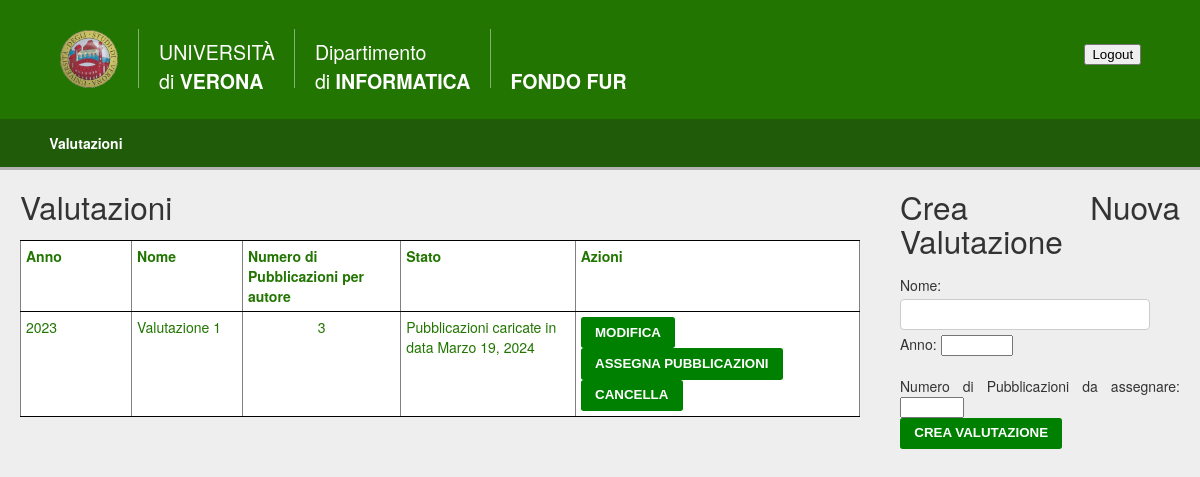
The app's page /valutazioni/, older data.
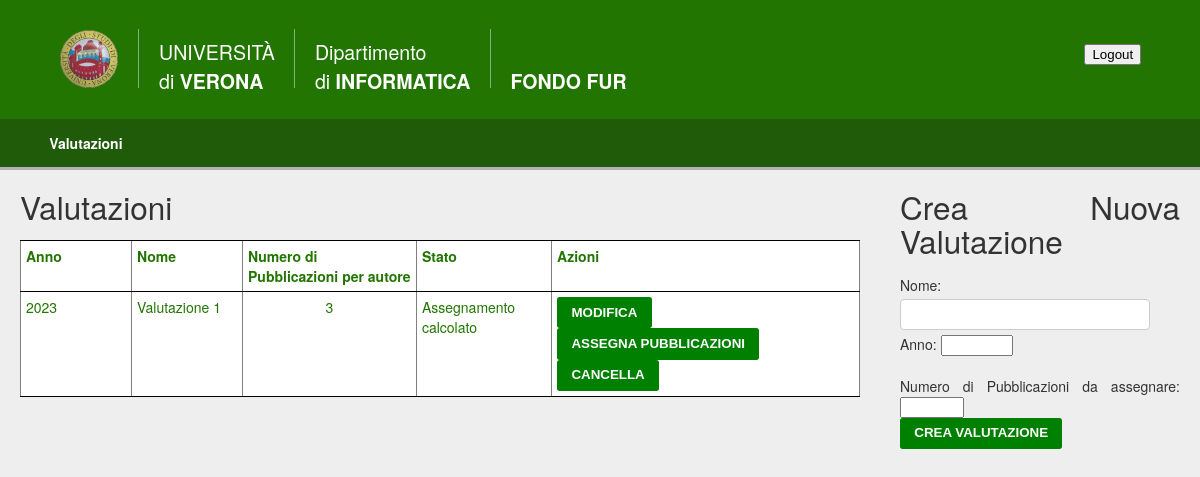
The same page, newer data.
### caricamentoDati/models.py (models this page shows, shortened)
class Valutazione(models.Model):
    STATUS_CHOICES = (
        ('Vuota', 'Vuota'),
        ('Pubblicazioni caricate', 'Pubblicazioni caricate'),
        ('Assegnamento calcolato', 'Assegnamento calcolato'),
        ('Assegnamento completato', 'Assegnamento completato'),
        ('Chiusa', 'Chiusa'),
    )
    nome = models.CharField(max_length=100, primary_key=True)
    anno = models.IntegerField(validators=[MinValueValidator(
        1000), MaxValueValidator(9999)], default=datetime.date.today().year)
    dataCaricamento = models.DateField(
        blank=True, null=True, verbose_name="data di caricamento")
    status = models.CharField(
        max_length=50, choices=STATUS_CHOICES, default='Vuota')
    numeroPubblicazioni = models.PositiveIntegerField(
        validators=[MinValueValidator(1)], default=3, verbose_name="numero di pubblicazioni da selezionare")
    dataCaricamentoPubblicazioni = models.DateField(
        blank=True, null=True, verbose_name="data di caricamento delle pubblicazioni")
    class Meta:
        verbose_name_plural = "Valutazioni"

### caricamentoDati/views.py (the view)
# urls.py: path('valutazioni/', include('caricamentoDati.urls')),
def valutazioni(request):
    context = {'valutazioni': Valutazione.objects.all().order_by('anno')}
    return render(request, "caricamentoDati/valutazioni.html", context)

### caricamentoDati/templates/caricamentoDati/valutazioni.html (shortened to what this page needs)
{% extends 'base.html' %}
{% block content %}
  <div style="display: flex;">
    <div style="flex: 3; padding: 20px;">
      <h1>Valutazioni</h1>
      <table style="text-align: left; width: 100%;" border="1" cellpadding="2" cellspacing="2">
        <tbody>
          <tr>
            <td style="vertical-align: top; text-align: left;">
              <b>Anno</b><br />
            </td>
            <td style="vertical-align: top; text-align: left;">
              <b>Nome</b><br />
            </td>
            <td style="vertical-align: top; text-align: left;">
              <b>Numero di Pubblicazioni per autore</b><br />
            </td>
            <td style="vertical-align: top; text-align: left;">
              <b>Stato</b><br />
            </td>
            <td style="vertical-align: top; text-align: left;">
              <b>Azioni</b><br />
            </td>
          </tr>
          {% for valutazione in valutazioni %}
            <tr>
              <td style="vertical-align: top; text-align: left;">
                {{ valutazione.anno }}<br />
              </td>
              <td style="vertical-align: top; text-align: left;">
                {{ valutazione.nome }}<br />
              </td>
              <td style="vertical-align: top; text-align: center;">
                {{ valutazione.numeroPubblicazioni }}<br />
              </td>
              <td style="vertical-align: top; text-align: left;">
                {% if valutazione.status == 'Pubblicazioni caricate' %}
                  {{ valutazione.status }} in data {{ valutazione.dataCaricamentoPubblicazioni }}
                {% else %}
                  {{ valutazione.status }}
                {% endif %}
                <br />
              </td>
              <td style="vertical-align: top; text-align: left;">
                <form action="{% url 'modifica_valutazione' valutazione.nome %}" method="post" style="display: inline;">
                  <button type="submit" class="btn">Modifica</button>
                </form>
                <form action="{% url 'assegnamento' valutazione.nome %}" method="post" style="display: inline;">
                  <button type="submit" class="btn">Assegna Pubblicazioni</button>
                </form>
                <form action="{% url 'cancella_valutazione' valutazione.nome %}" method="post" style="display: inline;">
                  <button type="submit" class="btn">Cancella</button>
                </form>
              </td>
            </tr>
          {% endfor %}
        </tbody>
      </table>
    </div>
    <div style="flex: 1; padding: 20px;">
      <h1>Crea Nuova Valutazione</h1>
      <form method="post" action="{% url 'crea_valutazione' %}">
        <label for="nome" >Nome:</label>
        <input type="text" name="nome" id="nome" required />
        <br />
        <label for="anno">Anno:</label>
        <input type="number" name="anno" id="anno" min="2000" max="9999" value="{{ current_year }}" required />
        <br />
        <br />
        <label for="numero_pubblicazioni">Numero di Pubblicazioni da assegnare:</label>
        <input type="number" name="numero_pubblicazioni" id="numero_pubblicazioni" min="0" max="999" required />
        <br />
        <button class="btn" type="submit">Crea Valutazione</button>
      </form>
    </div>
  </div>
{% endblock %}

Row changes from the older to the newer data that the page shows:
changed Valutazione "Valutazione 1": status "Pubblicazioni caricate" → "Assegnamento calcolato"; dataCaricamentoPubblicazioni "Marzo 19, 2024" → (not shown)
